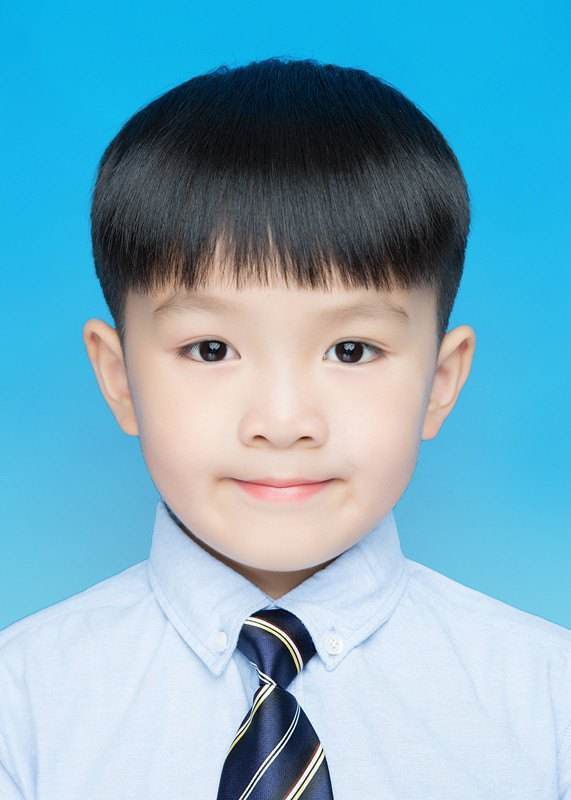
#> input picture color_change/1.jpg, 571 x 800 px
$ python -i change.py   (imports and definitions only)
#> lines starting #> are read from the running program, lines starting #| are printed output that depends on the picture; after the words box and inside, x2 and y2 are one past the last pixel; in counts of white or black regions, pixels touching at a corner belong together
#> further down, picture is the input picture: shape (800, 571, 3); mean B, G, R 192.9, 172, 120.6
import cv2
import  numpy as np


def change_bg(img):
#缩放
    rows,cols,channels = img.shape
#> rows = 800; cols = 571; channels = 3
    # img=cv2.resize(img,None,fx=0.5,fy=0.5)
    rows,cols,channels = img.shape
    # cv2.imshow('img',img)
    #转换hsv
    hsv=cv2.cvtColor(img,cv2.COLOR_BGR2HSV)
#> hsv: shape (800, 571, 3); mean H, S, V 84.8, 108.9, 200.6
    lower_blue=np.array([78,43,46])
    upper_blue=np.array([110,255,255])
    mask = cv2.inRange(hsv, lower_blue, upper_blue)
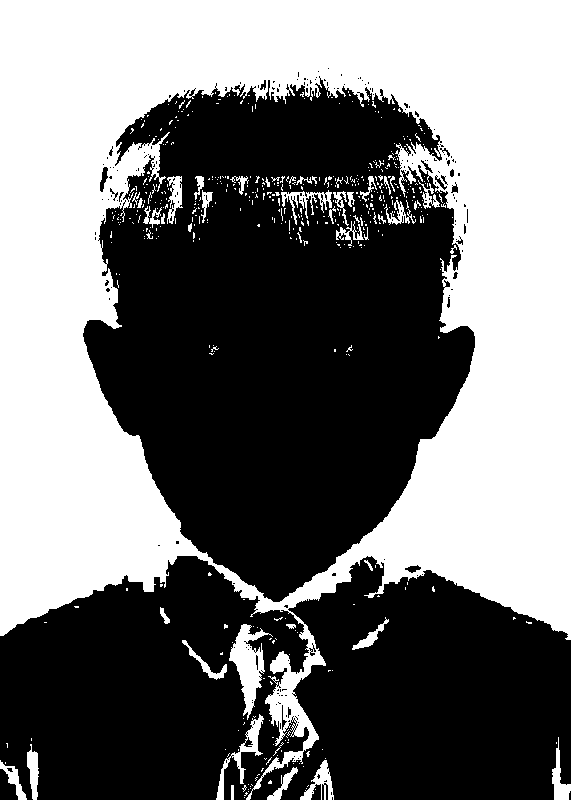
#> mask: shape (800, 571); 45.7% white; 497 white regions (452 under 20 px), largest, box (x1, y1, x2, y2) and area: (0, 0, 571, 800) 198485, (229, 624, 273, 720) 1677, (216, 714, 264, 800) 786
    # cv2.imshow('Mask', mask)

    #腐蚀膨胀
    erode=cv2.erode(mask,None,iterations=15)
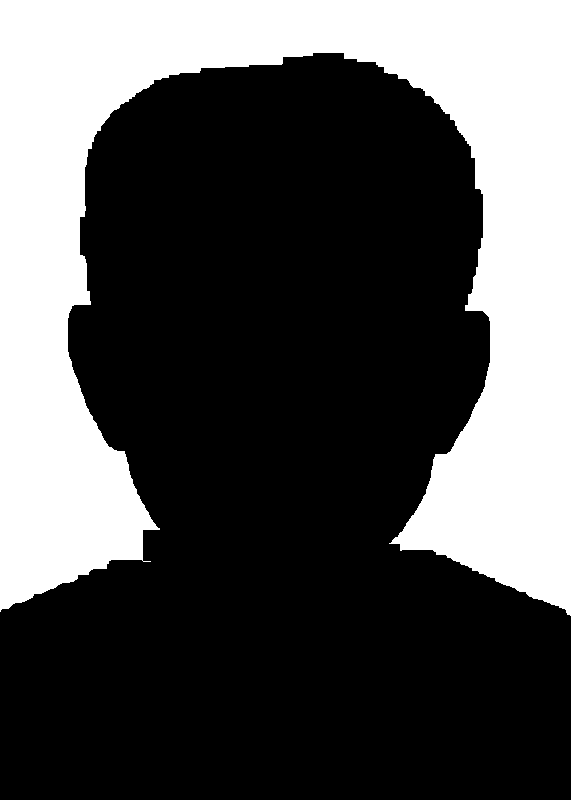
#> erode: shape (800, 571); 32.8% white; 1 white region, box (x1, y1, x2, y2) and area: (0, 0, 571, 616) 149877
    # cv2.imshow('erode',erode)
    dilate=cv2.dilate(erode,None,iterations=23)
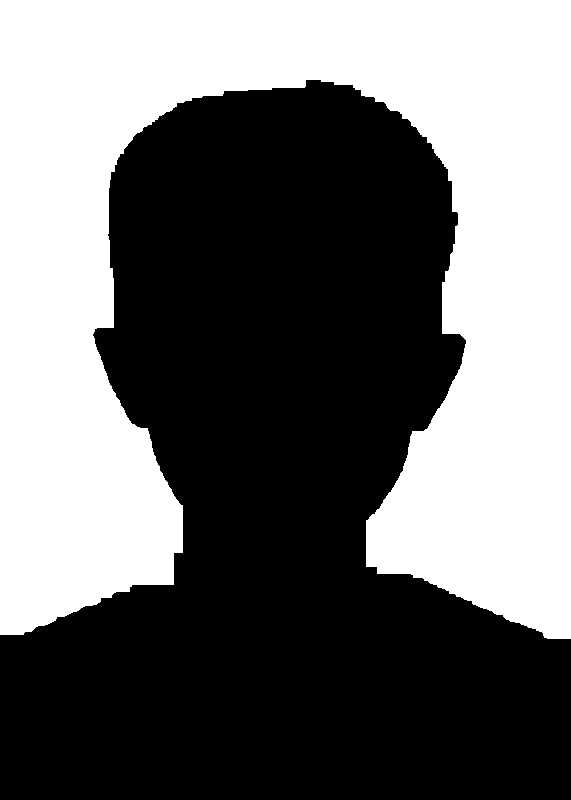
#> dilate: shape (800, 571); 43.6% white; 1 white region, box (x1, y1, x2, y2) and area: (0, 0, 571, 639) 199301
    # cv2.imshow('dilate',dilate)
    # cv2.fill
    #遍历替换
    for i in range(rows):
        for j in range(cols):
            if dilate[i,j]==255:
                img[i,j]=(0,0,255)#此处替换颜色，为BGR通道
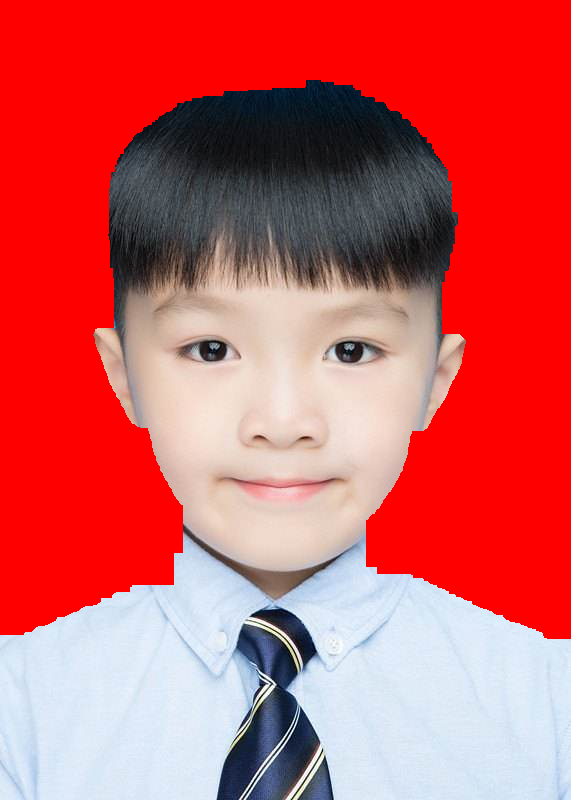
#> img: shape (800, 571, 3); mean B, G, R 97.2, 94.6, 206.6

    return img

>>> import cv2
>>> picture = cv2.imread('1.jpg')
>>> result = change_bg(picture)
